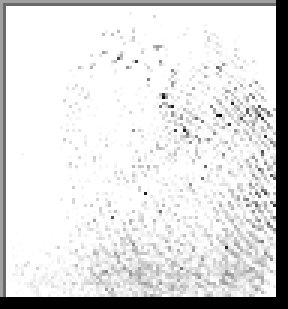
#> input picture sample_notebook/103__F_Right_little_finger.BMP, 96 x 103 px, found by its file name (shown 3 times larger)
$ jupyter execute --allow-errors segment.ipynb
#> lines starting #> are read from the running program, lines starting #| are printed output that depends on the picture; after the words box and inside, x2 and y2 are one past the last pixel; in counts of white or black regions, pixels touching at a corner belong together
[cell 1]
import cv2
import numpy as np
from skimage.filters import threshold_otsu
import matplotlib.pyplot as plt
from PIL import Image

## 读取图片并提取前景

[cell 2]
dataset_dir = "D:/desktop/1/z/SOCOFing/Real".rstrip('/')
src_d = r"D:/desktop/1/z/SOCOFing/Real/103__F_Right_little_finger.BMP"
image_d = src_d[len(dataset_dir) + 1:]

image = cv2.imread(src_d)
#> image is the input picture: shape (103, 96, 3); min 0, max 255, mean 220.5

newim = image.copy()
if len(image.shape) > 2:
    newim = cv2.cvtColor(newim, cv2.COLOR_BGR2GRAY)
threshold_global_otsu = threshold_otsu(newim) #确定阈值
#> threshold_global_otsu = 133
im_front = np.asarray((newim > threshold_global_otsu), dtype='uint8') # 0和1，区分背景和指纹
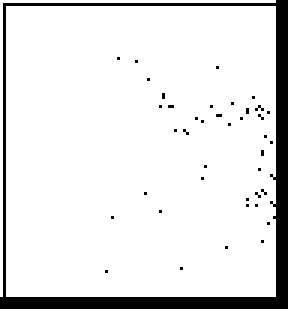
#> im_front: shape (103, 96) (shown 3 times larger); values 0 (black) and 1 (white), 89.6% white; 41 black regions (40 under 20 px), largest, box (x1, y1, x2, y2) and area: (0, 0, 96, 103) 973
# ret, img = cv2.threshold(im, 127, 255, cv2.THRESH_BINARY)
gray_img = newim * im_front
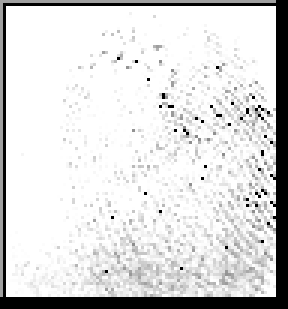
#> gray_img: shape (103, 96) (shown 3 times larger); min 0, max 255, mean 218

img_equ = cv2.equalizeHist(gray_img)
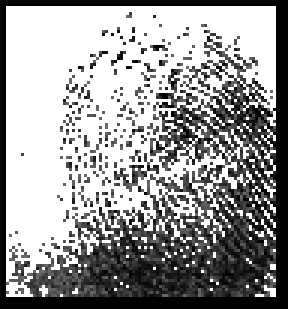
#> img_equ: shape (103, 96) (shown 3 times larger); min 0, max 255, mean 154.8

plt.imshow(img_equ, cmap = plt.cm.gray)

$ run again, with sample_notebook/1__M_Left_index_finger.BMP copied over sample_notebook/103__F_Right_little_finger.BMP
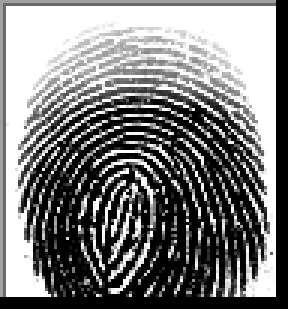
#> input picture sample_notebook/1__M_Left_index_finger.BMP, 96 x 103 px, found by its file name (shown 3 times larger)
#> image is the input picture: shape (103, 96, 3); min 0, max 255, mean 125.1
#> threshold_global_otsu = 125
#> `im_front = np.asarray((newim > threshold_global_otsu), dtype='uint8')`:
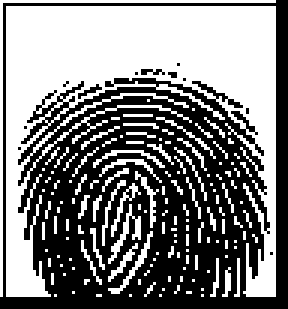
#> im_front: shape (103, 96) (shown 3 times larger); values 0 (black) and 1 (white), 49.9% white; 143 white regions (131 under 20 px), largest, box (x1, y1, x2, y2) and area: (2, 2, 92, 99) 3844, (0, 0, 92, 99) 190, (36, 68, 47, 88) 53
#> `img_equ = cv2.equalizeHist(gray_img)`:
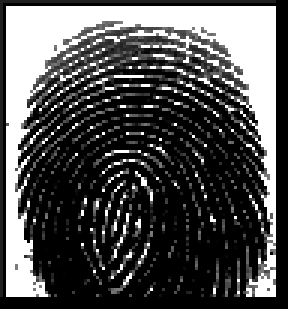
#> img_equ: shape (103, 96) (shown 3 times larger); min 0, max 255, mean 80.3

$ run again, with sample_notebook/31__F_Right_ring_finger.BMP copied over sample_notebook/103__F_Right_little_finger.BMP
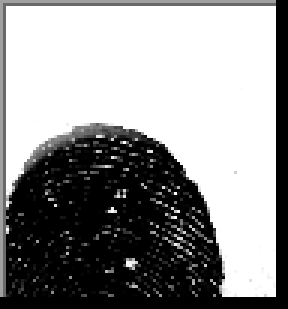
#> input picture sample_notebook/31__F_Right_ring_finger.BMP, 96 x 103 px, found by its file name (shown 3 times larger)
#> image is the input picture: shape (103, 96, 3); min 0, max 255, mean 147.7
#> threshold_global_otsu = 131
#> `im_front = np.asarray((newim > threshold_global_otsu), dtype='uint8')`:
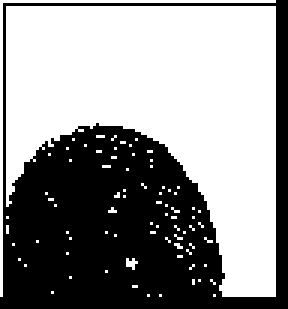
#> im_front: shape (103, 96) (shown 3 times larger); values 0 (black) and 1 (white), 56.8% white; 1 black region, box (x1, y1, x2, y2) and area: (0, 0, 96, 103) 4269
#> `img_equ = cv2.equalizeHist(gray_img)`:
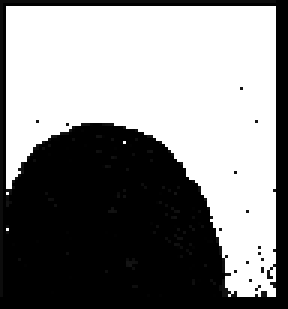
#> img_equ: shape (103, 96) (shown 3 times larger); min 0, max 255, mean 133.7
